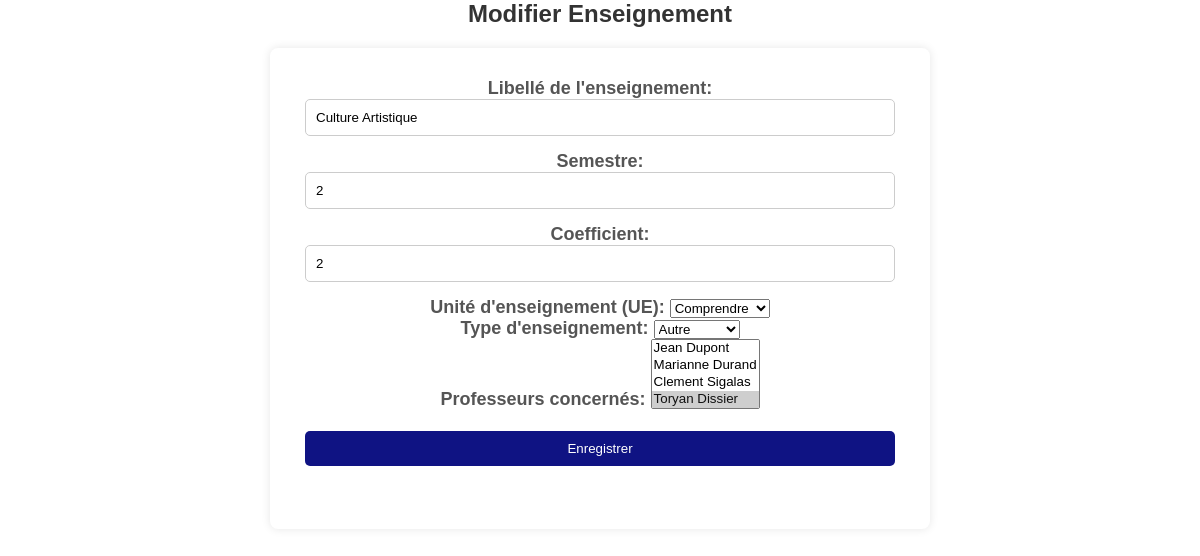
Page /pages/edit_enseignement.php?id=666372c2e0618 on the committed database.
### tables this page shows
CREATE TABLE ENSEIGNEMENT (
    ID_Ens VARCHAR(255) PRIMARY KEY,
    nom_Ens VARCHAR(255),
    Semestre INT,
    Coefficient INT,
    ID_UE VARCHAR(255),
    type VARCHAR(255),
    FOREIGN KEY (ID_UE) REFERENCES UE(ID_UE),
    FOREIGN KEY (type) REFERENCES TYPE_ENSEIGNEMENT(type)
);

### pages/edit_enseignement.php (the view, shortened to what this page needs)
<link rel="stylesheet" href="../css/style.css">
<?php
$pdo = connexionDB();
$enseignement = [];
$selectedProfessors = [];
$selectedUE = '';
$selectedType = '';
$ueOptions = '';
$typeOptions = '';
$professeurs = [];
if ($_SERVER['REQUEST_METHOD'] == 'POST') {
    $id = $_POST['id'];
    $nom_ens = $_POST['nom_ens'];
    $semestre = $_POST['semestre'];
    $coefficient = $_POST['coefficient'];
    $id_ue = $_POST['ue'];
    $professeurs = isset($_POST['professeurs']) ? $_POST['professeurs'] : [];
    $type_ens = $_POST['type_ens'];
    try {
        $pdo->beginTransaction();
        $sql = "UPDATE ENSEIGNEMENT SET nom_Ens = :nom_ens, Semestre = :semestre, Coefficient = :coefficient, ID_UE = :id_ue, type = :type_ens WHERE ID_Ens = :id";
        $stmt = $pdo->prepare($sql);
        $stmt->execute([
            'nom_ens' => $nom_ens,
            'semestre' => $semestre,
            'coefficient' => $coefficient,
            'id_ue' => $id_ue,
            'type_ens' => $type_ens,
            'id' => $id
        ]);
        $sql = "DELETE FROM ENSEIGNE WHERE ID_Ens = :id";
        $stmt = $pdo->prepare($sql);
        $stmt->execute(['id' => $id]);
        $sql = "INSERT INTO ENSEIGNE (ID_prof, ID_Ens) VALUES (:id_prof, :id_ens)";
        $stmt = $pdo->prepare($sql);
        foreach ($professeurs as $id_prof) {
            $stmt->execute(['id_prof' => $id_prof, 'id_ens' => $id]);
        }
        $pdo->commit();
        echo "<script>window.close();window.opener.location.reload();</script>";
        exit;
    } catch (PDOException $e) {
        $pdo->rollBack();
        $error = "Erreur lors de la mise à jour: " . $e->getMessage();
    }
} else {
    if (isset($_GET['id'])) {
        $id = $_GET['id'];
        $sql = "SELECT * FROM ENSEIGNEMENT WHERE ID_Ens = :id";
        try {
            $stmt = $pdo->prepare($sql);
            $stmt->execute(['id' => $id]);
            $enseignement = $stmt->fetch(PDO::FETCH_ASSOC);
            if (!$enseignement) {
                $error = "Enseignement non trouvé";
            } else {
                $sql = "SELECT ID_prof FROM ENSEIGNE WHERE ID_Ens = :id";
                $stmt = $pdo->prepare($sql);
                $stmt->execute(['id' => $id]);
                $selectedProfessors = $stmt->fetchAll(PDO::FETCH_COLUMN);
                $selectedUE = $enseignement['ID_UE'];
                $selectedType = $enseignement['type'];
            }
        } catch (PDOException $e) {
            $error = "Erreur lors de la récupération des données de l'enseignement: " . $e->getMessage();
        }
    } else {
        $error = "ID d'enseignement manquant";
    }
}
try {
    $sql = "SELECT ID_UE, Competence FROM UE";
    $stmt = $pdo->query($sql);
    while ($row = $stmt->fetch(PDO::FETCH_ASSOC)) {
        $ueOptions .= '<option value="' . htmlspecialchars($row['ID_UE']) . '"';
        if ($row['ID_UE'] == $selectedUE) {
            $ueOptions .= ' selected';
        }
        $ueOptions .= '>' . htmlspecialchars($row['Competence']) . '</option>';
    }
} catch (PDOException $e) {
    echo "<p style='color:red;'>Erreur: " . $e->getMessage() . "</p>";
}
try {
    $sql = "SELECT type FROM TYPE_ENSEIGNEMENT";
    $stmt = $pdo->query($sql);
    while ($row = $stmt->fetch(PDO::FETCH_ASSOC)) {
        $typeOptions .= '<option value="' . htmlspecialchars($row['type']) . '"';
        if ($row['type'] == $selectedType) {
            $typeOptions .= ' selected';
        }
        $typeOptions .= '>' . htmlspecialchars($row['type']) . '</option>';
    }
} catch (PDOException $e) {
    echo "<p style='color:red;'>Erreur: " . $e->getMessage() . "</p>";
}
try {
    $sql = "SELECT ID_prof, nom, prenom FROM ENSEIGNANT";
    $stmt = $pdo->query($sql);
    while ($row = $stmt->fetch(PDO::FETCH_ASSOC)) {
        $professeurs[] = $row;
    }
} catch (PDOException $e) {
    echo "<p style='color:red;'>Erreur: " . $e->getMessage() . "</p>";
}
?>
<body>
    <h2>Modifier Enseignement</h2>
    <div class="container-connexion">
        <form method="post" action="<?php echo htmlspecialchars($_SERVER['PHP_SELF']); ?>">
            <div>
                <label for="nom_ens">Libellé de l'enseignement:</label>
                <input type="text" id="nom_ens" name="nom_ens"
                    value="<?php echo htmlspecialchars($enseignement['nom_Ens']); ?>" required>
            </div>
            <div>
                <div>
    <label for="semestre">Semestre:</label>
    <input type="number" id="semestre" name="semestre"
        value="<?php echo htmlspecialchars($enseignement['Semestre']); ?>" required>
</div>
<div>
    <label for="coefficient">Coefficient:</label>
    <input type="number" id="coefficient" name="coefficient"
        value="<?php echo htmlspecialchars($enseignement['Coefficient']); ?>" required>
</div>
<div>
    <label for="ue">Unité d'enseignement (UE):</label>
    <select name="ue" id="ue" required>
        <?php echo $ueOptions; ?>
    </select>
</div>
<div>
    <label for="type_ens">Type d'enseignement:</label>
    <select name="type_ens" id="type_ens" required>
        <?php echo $typeOptions; ?>
    </select>
</div>
<div>
    <label for="professeurs">Professeurs concernés:</label>
    <select name="professeurs[]" id="professeurs" multiple required>
        <?php foreach ($professeurs as $prof) {
            $selected = in_array($prof['ID_prof'], $selectedProfessors) ? 'selected' : '';
            echo '<option value="' . htmlspecialchars($prof['ID_prof']) . '" ' . $selected . '>' . htmlspecialchars($prof['nom']) . ' ' . htmlspecialchars($prof['prenom']) . '</option>';
        } ?>
    </select>
</div>
<br>
<input type="submit" value="Enregistrer">
</form>
</div>
</body>
</html>

### css/style.css (style rules this page uses)
html, body { font-family: Arial, sans-serif; margin: 0; padding: 0; height: 100%; }
.container-connexion, .usertype { width: 50%; margin: 6px auto; background-color: #fff; padding: 30px; border-radius: 8px; box-shadow: 0 0 10px rgba(0, 0, 0, 0.1); text-align: center; font-size: 18px; }
h2 { text-align: center; color: #333; }
label { font-weight: bold; color: #555; }
input, textarea { width: calc(100% - 10px); padding: 10px; margin-bottom: 15px; border: 1px solid #ccc; border-radius: 5px; }
input[type="submit"] { background-color: #0F1383; color: #fff; border: none; padding: 10px 20px; border-radius: 5px; cursor: pointer; }

### rows in the picture
enseignement: nom_ens "Culture Artistique", semestre "2", coefficient "2"

### other values in the picture
form field ue "Comprendre"
form field type_ens "Autre"
form field value "Jean Dupont / Marianne Durand / Clement Sigalas / Toryan Dissier ☑"
